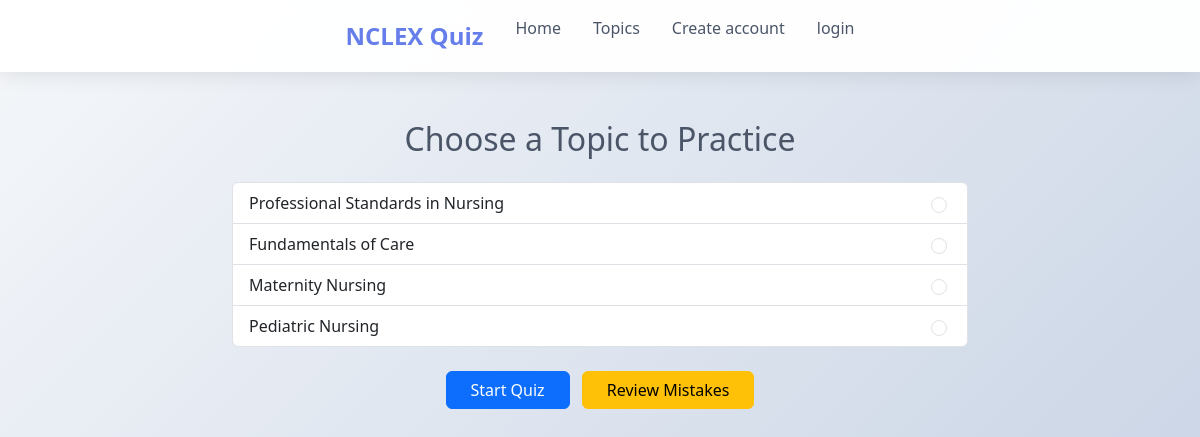
The app's page /quiz/topic with its own data.
### quizapp/models.py (models this page shows, shortened)
class Topic(models.Model):
    name=models.CharField(max_length=150)

### quizapp/views.py (the view)
# urls.py: path('topic',views.topic_view,name='topic'),
def topic_view(request):
    topics=Topic.objects.all()
    return render(request,'quizapp/topics.html',{'topics':topics})

### quizapp/templates/quizapp/topics.html (shortened to what this page needs)
{% extends 'quizapp/navbar.html' %}
{% load static %}
{% block content %}
<div class="container mt-5">
    <h2 class="text-center mb-4">Choose a Topic to Practice</h2>
    <form method="post" >
        <div class="row justify-content-center">
            <div class="col-md-8">
                <div class="list-group">
                    {% for topic in topics %}
                    <label class="list-group-item d-flex justify-content-between align-items-center">
                        <div>{{ topic.name }}</div>
                        <input class="form-check-input me-1 topic-checkbox" type="radio" name="selected_topic" value="{{ topic.id }}" required>
                    </label>
                    {% empty %}
                    <p>No topics available.</p>
                    {% endfor %}
                </div>
            </div>
        </div>
        <div class="text-center mt-4">
        <button type="button" class="btn btn-primary px-4 me-2" onclick="submitTopic()">Start Quiz</button>
        <button type="button" class="btn btn-warning px-4" onclick="submitReview()">Review Mistakes</button>
      </div>
    </form>
</div>
{% endblock %}

### quizapp/static/quizapp/css/style.css (style rules this page uses)
* { margin: 0; padding: 0; box-sizing: border-box; }
body { font-family: 'Segoe UI', Tahoma, Geneva, Verdana, sans-serif; background: linear-gradient(135deg, #f5f7fa 0%, #c3cfe2 100%); min-height: 100vh; color: #4a5568; }

### records on screen
Topic: name "Professional Standards in Nursing"
Topic: name "Fundamentals of Care"
Topic: name "Maternity Nursing"
Topic: name "Pediatric Nursing"
